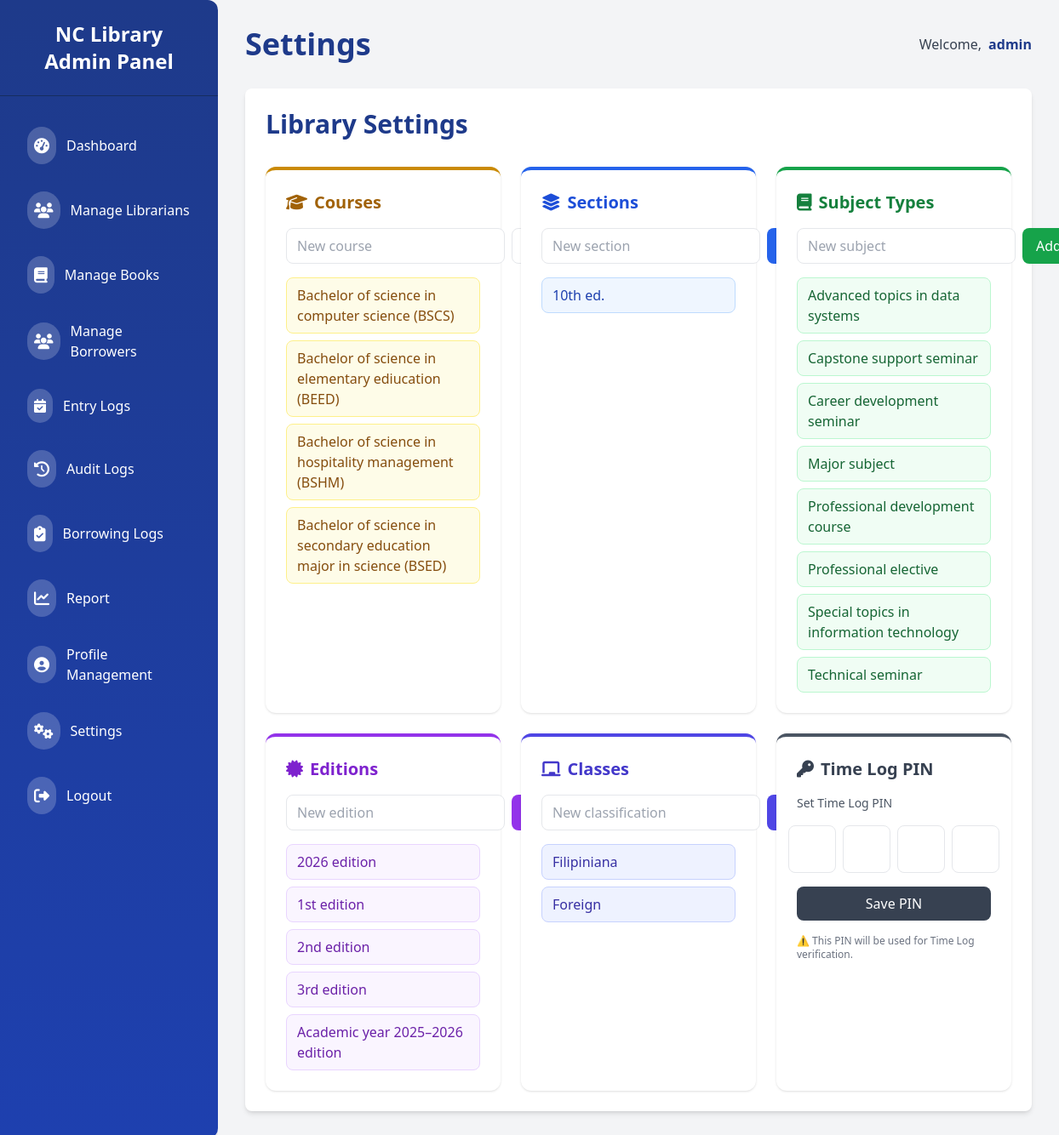
/admin/settings (signed in), run on the app's committed database.
### app/models/student.py (models this page shows, shortened)
class StudentCourse(db.Model):
    __tablename__ = 'student_course'
    id = db.Column(db.Integer, primary_key=True)
    abbreviation = db.Column(db.String(20), unique=True, nullable=False)
    name = db.Column(db.String(100), unique=True, nullable=False)
    students = db.relationship("Student", back_populates="course")

### app/models/book.py (models this page shows, shortened)
class Section(db.Model):
    id = db.Column(db.Integer, primary_key=True)
    name = db.Column(db.String(100), unique=True, nullable=False)
    books = db.relationship('Book', backref='section', lazy=True)

class SubjectType(db.Model):
    id = db.Column(db.Integer, primary_key=True)
    name = db.Column(db.String(100), unique=True, nullable=False)
    books = db.relationship('Book', backref='subject_type', lazy=True)

class Edition(db.Model):
    id = db.Column(db.Integer, primary_key=True)
    name = db.Column(db.String(100), unique=True, nullable=False)
    books = db.relationship('Book', backref='edition', lazy=True)

class Classification(db.Model):
    id = db.Column(db.Integer, primary_key=True)
    name = db.Column(db.String(100), unique=True, nullable=False)
    books = db.relationship('Book', backref='classification', lazy=True)

### app/routes/admin/settings.py (the view)
@admin_bp.route("/settings")
@role_required("admin")
def settings():
    Sections = Section.query.order_by(Section.name.asc()).all()
    SubjectTypes = SubjectType.query.order_by(SubjectType.name.asc()).all()
    Editions = Edition.query.order_by(Edition.name.asc()).all()
    StudentCourses = StudentCourse.query.order_by(StudentCourse.name.asc()).all()
    Classifications = Classification.query.order_by(Classification.name.asc()).all()
    return render_template("admin/settings.html",
                           sections=Sections,
                           subject_types=SubjectTypes,
                           editions=Editions,
                           student_courses=StudentCourses,
                           classifications=Classifications)

### app/templates/admin/settings.html (shortened to what this page needs)
{% extends "admin/admin_base.html" %}  {% block header %}Settings{% endblock %} {% block content %}
<div class="space-y-8">
  <div class="flex justify-between items-center">
    <h1 class="text-3xl font-bold text-[#1E3A8A]">Library Settings</h1>
  </div>
  <div class="grid grid-cols-1 sm:grid-cols-2 md:grid-cols-3 gap-6">
    <div
      class="bg-white rounded-xl shadow border-t-4 border-yellow-600 p-6 flex flex-col"
    >
      <h2
        class="text-xl font-semibold text-yellow-700 mb-4 flex items-center gap-2"
      >
        <i class="fas fa-graduation-cap"></i> Courses
      </h2>
      <form
        method="POST"
        action="{{ url_for('admin.add_student_course') }}"
        class="flex gap-2 mb-4"
      >
        <input
          type="text"
          name="name"
          placeholder="New course"
          class="flex-1 border rounded-lg px-3 py-2 focus:ring-2 focus:ring-yellow-500"
          required
        />
        <button
          type="submit"
          class="bg-yellow-600 text-white px-4 py-2 rounded-lg hover:bg-yellow-700 transition"
        >
        </button>
      </form>
      <ul class="space-y-2 flex-1">
        {% for course in student_courses %}
        <li
          class="flex justify-between items-center bg-yellow-50 text-yellow-800 px-3 py-2 rounded-lg border border-yellow-200"
        >
          <span class="font-medium"
            >{{ course.name }} ({{ course.abbreviation }})</span
          >
        </li>
        {% else %}
        <p class="text-gray-500 text-sm">No courses yet</p>
        {% endfor %}
      </ul>
    </div>
    <div
      class="bg-white rounded-xl shadow border-t-4 border-blue-600 p-6 flex flex-col"
    >
      <h2
        class="text-xl font-semibold text-blue-700 mb-4 flex items-center gap-2"
      >
        <i class="fas fa-layer-group"></i> Sections
      </h2>
      <form
        method="POST"
        action="{{ url_for('admin.add_section') }}"
        class="flex gap-2 mb-4"
      >
        <input
          type="text"
          name="name"
          placeholder="New section"
          class="flex-1 border rounded-lg px-3 py-2 focus:ring-2 focus:ring-blue-500"
          required
        />
        <button
          type="submit"
          class="bg-blue-600 text-white px-4 py-2 rounded-lg hover:bg-blue-700 transition"
        >
        </button>
      </form>
      <ul class="space-y-2 flex-1">
        {% for section in sections %}
        <li
          class="flex justify-between items-center bg-blue-50 text-blue-800 px-3 py-2 rounded-lg border border-blue-200"
        >
          <span class="font-medium">{{ section.name }}</span>
        </li>
        {% else %}
        <p class="text-gray-500 text-sm">No sections yet</p>
        {% endfor %}
      </ul>
    </div>
    <div
      class="bg-white rounded-xl shadow border-t-4 border-green-600 p-6 flex flex-col"
    >
      <h2
        class="text-xl font-semibold text-green-700 mb-4 flex items-center gap-2"
      >
        <i class="fas fa-book"></i> Subject Types
      </h2>
      <form
        method="POST"
        action="{{ url_for('admin.add_subject_type') }}"
        class="flex gap-2 mb-4"
      >
        <input
          type="text"
          name="name"
          placeholder="New subject"
          class="flex-1 border rounded-lg px-3 py-2 focus:ring-2 focus:ring-green-500"
          required
        />
        <button
          type="submit"
          class="bg-green-600 text-white px-4 py-2 rounded-lg hover:bg-green-700 transition"
        >
          Add
        </button>
      </form>
      <ul class="space-y-2 flex-1">
        {% for subject in subject_types %}
        <li
          class="flex justify-between items-center bg-green-50 text-green-800 px-3 py-2 rounded-lg border border-green-200"
        >
          <span class="font-medium">{{ subject.name }}</span>
        </li>
        {% else %}
        <p class="text-gray-500 text-sm">No subjects yet</p>
        {% endfor %}
      </ul>
    </div>
    <div
      class="bg-white rounded-xl shadow border-t-4 border-purple-600 p-6 flex flex-col"
    >
      <h2
        class="text-xl font-semibold text-purple-700 mb-4 flex items-center gap-2"
      >
        <i class="fas fa-certificate"></i> Editions
      </h2>
      <form
        method="POST"
        action="{{ url_for('admin.add_edition') }}"
        class="flex gap-2 mb-4"
      >
        <input
          type="text"
          name="name"
          placeholder="New edition"
          class="flex-1 border rounded-lg px-3 py-2 focus:ring-2 focus:ring-purple-500"
          required
        />
        <button
          type="submit"
          class="bg-purple-600 text-white px-4 py-2 rounded-lg hover:bg-purple-700 transition"
        >
        </button>
      </form>
      <ul class="space-y-2 flex-1">
        {% for edition in editions %}
        <li
          class="flex justify-between items-center bg-purple-50 text-purple-800 px-3 py-2 rounded-lg border border-purple-200"
        >
          <span class="font-medium">{{ edition.name }}</span>
        </li>
        {% else %}
        <p class="text-gray-500 text-sm">No editions yet</p>
        {% endfor %}
      </ul>
    </div>
    <div
      class="bg-white rounded-xl shadow border-t-4 border-indigo-600 p-6 flex flex-col"
    >
      <h2
        class="text-xl font-semibold text-indigo-700 mb-4 flex items-center gap-2"
      >
        <i class="fas fa-chalkboard"></i> Classes
      </h2>
      <form
        method="POST"
        action="{{ url_for('admin.add_classification') }}"
        class="flex gap-2 mb-4"
      >
        <input
          type="text"
          name="name"
          placeholder="New classification"
          class="flex-1 border rounded-lg px-3 py-2 focus:ring-2 focus:ring-indigo-500"
          required
        />
        <button
          type="submit"
          class="bg-indigo-600 text-white px-4 py-2 rounded-lg transition"
        >
        </button>
      </form>
      <ul class="space-y-2 flex-1">
        {% for classification in classifications %}
        <li
          class="flex justify-between items-center bg-indigo-50 text-indigo-800 px-3 py-2 rounded-lg border border-indigo-200"
        >
          <span class="font-medium">{{ classification.name }}</span>
        </li>
        {% else %}
        <p class="text-gray-500 text-sm">No classes yet</p>
        {% endfor %}
      </ul>
    </div>
  <div
    class="bg-white rounded-xl shadow border-t-4 border-gray-600 p-6 flex flex-col"
  >
    <h2 class="text-xl font-semibold text-gray-700 mb-4 flex items-center gap-2">
      <i class="fas fa-key"></i> Time Log PIN
    </h2>
    {% if time_log_pin %}
    <form
      method="POST"
      action="{{ url_for('admin.update_time_log_pin') }}"
      class="space-y-4 mb-4"
    >
      <label class="block text-sm text-gray-600">Current PIN</label>
      <input
        type="password"
        value="{{ time_log_pin.pin }}"
        disabled
        class="w-full border rounded-lg px-3 py-2 bg-gray-100 text-center tracking-widest"
      />
      <label class="block text-sm text-gray-600">New PIN</label>
      <div class="flex justify-center gap-2 pin-container">
        {% for i in range(4) %}
        <input
          type="text"
          name="pin[]"
          maxlength="1"
          class="pin-box w-14 h-14 text-center border rounded-lg text-xl focus:ring-2 focus:ring-gray-500"
          inputmode="numeric"
          pattern="[0-9]*"
          required
        />
        {% endfor %}
      </div>
      <button
        type="submit"
        class="w-full bg-gray-700 text-white px-4 py-2 rounded-lg hover:bg-gray-800 transition"
      >
        Update PIN
      </button>
    </form>
    {% else %}
    <form method="POST" action="#" class="space-y-4 mb-4">
      <label class="block text-sm text-gray-600">Set Time Log PIN</label>
      <div class="flex justify-center gap-2 pin-container">
        {% for i in range(4) %}
        <input
          type="text"
          name="pin[]"
          maxlength="1"
          class="pin-box w-14 h-14 text-center border rounded-lg text-xl focus:ring-2 focus:ring-gray-500"
          inputmode="numeric"
          pattern="[0-9]*"
          required
        />
        {% endfor %}
      </div>
      <button
        type="submit"
        class="w-full bg-gray-700 text-white px-4 py-2 rounded-lg hover:bg-gray-800 transition"
      >
        Save PIN
      </button>
    </form>
    {% endif %}
    <p class="text-xs text-gray-500">
      ⚠ This PIN will be used for Time Log verification.
    </p>
  </div>
  </div>
</div>
{% endblock %}

### data on the page
StudentCourse: name "Bachelor of science in computer science", abbreviation "BSCS"
StudentCourse: name "Bachelor of science in elementary ediucation", abbreviation "BEED"
StudentCourse: name "Bachelor of science in hospitality management", abbreviation "BSHM"
StudentCourse: name "Bachelor of science in secondary education major in science", abbreviation "BSED"
Section: name "10th ed."
SubjectType: name "Advanced topics in data systems"
SubjectType: name "Capstone support seminar"
SubjectType: name "Career development seminar"
SubjectType: name "Major subject"
SubjectType: name "Professional development course"
SubjectType: name "Professional elective"
SubjectType: name "Special topics in information technology"
SubjectType: name "Technical seminar"
Edition: name "2026 edition"
Edition: name "1st edition"
Edition: name "2nd edition"
Edition: name "3rd edition"
Edition: name "Academic year 2025–2026 edition"
Classification: name "Filipiniana"
Classification: name "Foreign"

### other printed values
{{ session.username }} "admin"
